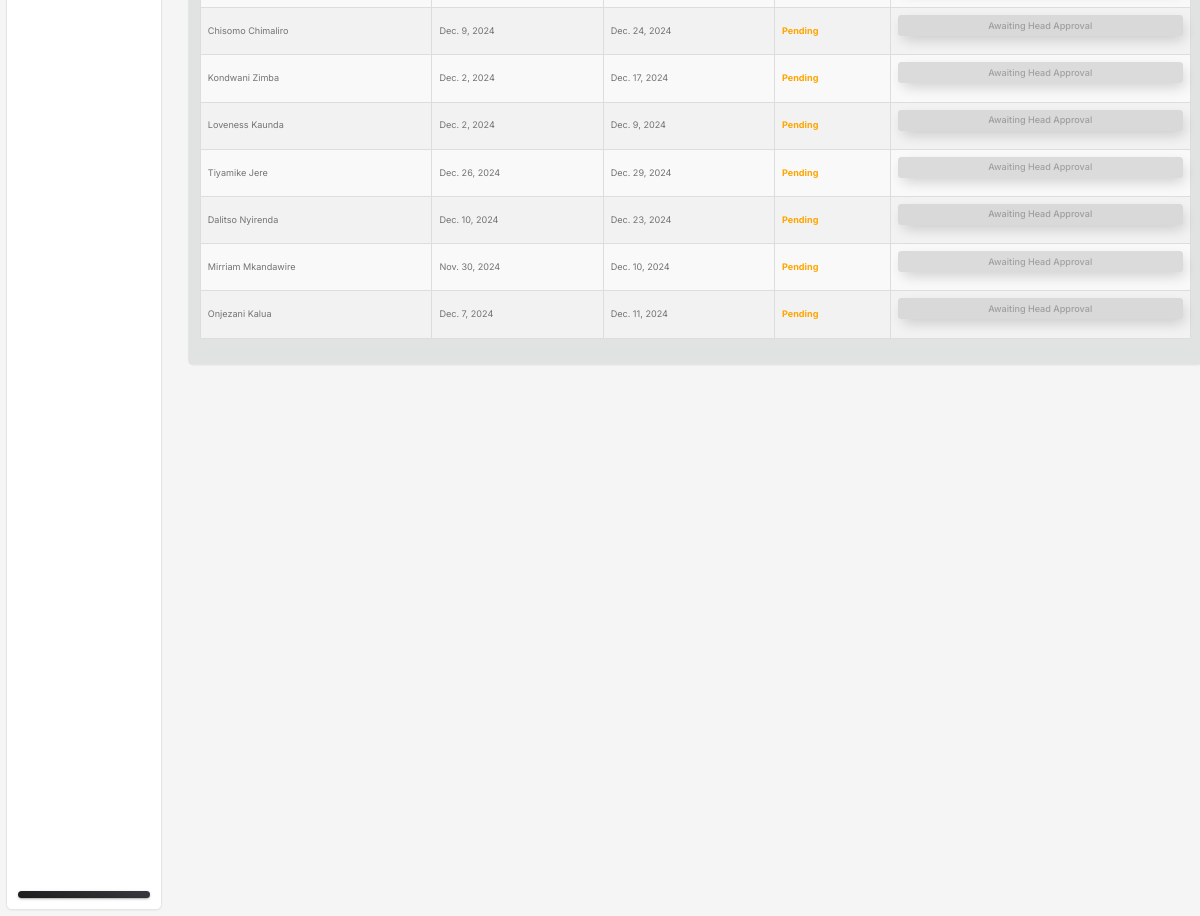
Page /home/ (lower part) on the earlier database version.
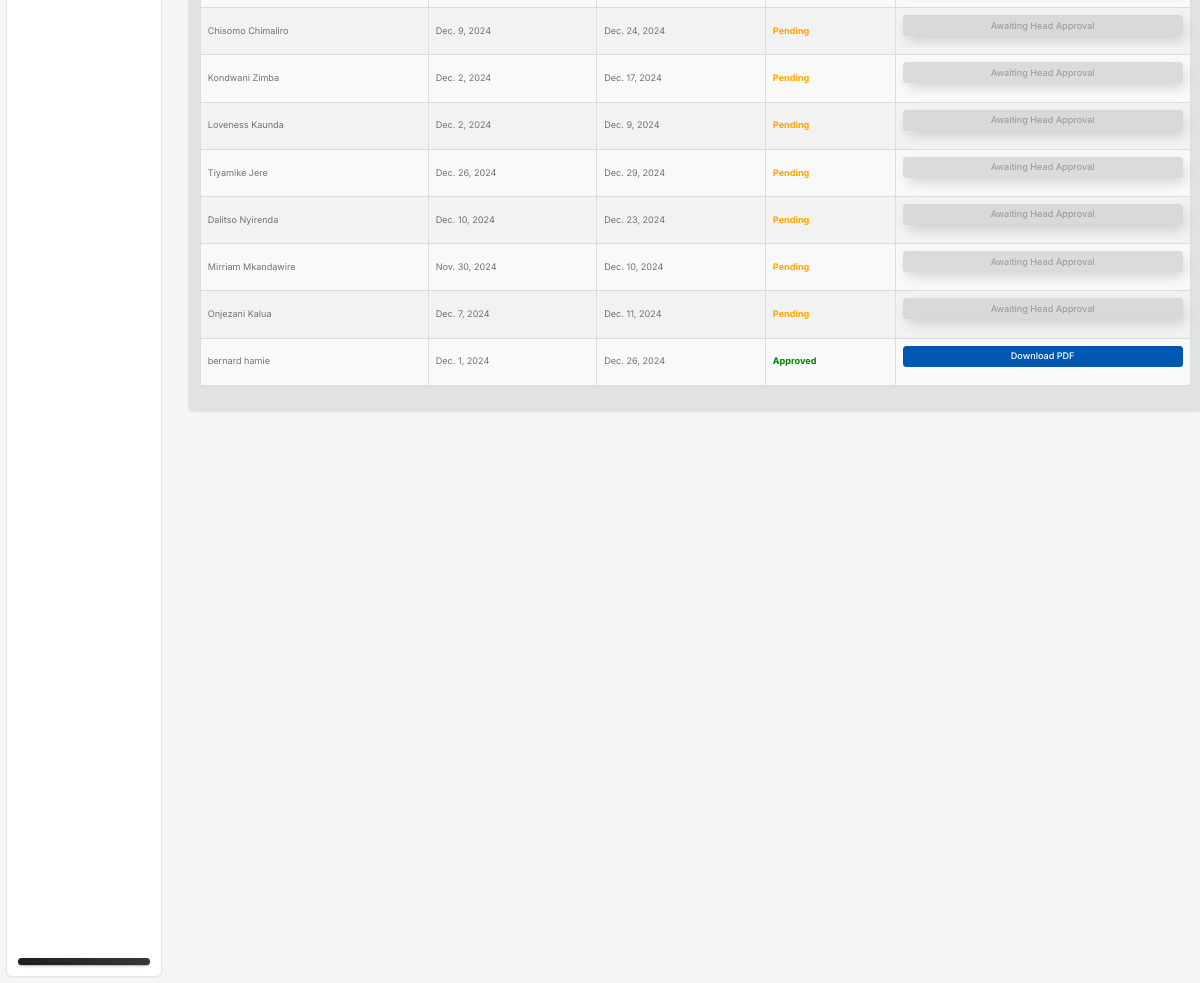
Same page on the later database version.
### core/models.py (models this page shows, shortened)
class Employee(models.Model):
    GRADE_CHOICES = [
        ('A', 'A'),
        ('B', 'B'),
        ('C', 'C'),
        ('D', 'D'),
        ('E (P3)', 'E (P3)'),
        ('E (P4)', 'E (P4)'),
        ('F', 'F'),
        ('G', 'G'),
        ('H', 'H'),
        ('I', 'I'),
        ('J', 'J'),
        ('K', 'K'),
        ('L', 'L'),
        ('M', 'M'),
        ('N', 'N'),
        ('O', 'O'),
    ]
    user = models.OneToOneField(User, on_delete=models.CASCADE)
    name = models.CharField(max_length=255)
    grade = models.CharField(max_length=10, choices=GRADE_CHOICES)
    post = models.ForeignKey(Role, on_delete=models.SET_NULL, null=True, blank=True)  # Allow for employees without roles
    employment_no = models.CharField(max_length=100, unique=True)
    contact_address = models.TextField()
    bank_name = models.CharField(max_length=255)
    bank_account_no = models.CharField(max_length=100)
    annual_leave_entitlement = models.IntegerField()
    leave_days_taken = models.IntegerField(default=0)

class LeaveRequest(models.Model):
    STATUS_CHOICES = [
        ('Pending', 'Pending'),
        ('HR Approved', 'HR Approved'),
        ('Supervisor Approved', 'Supervisor Approved'),
        ('Head Approved', 'Head Approved'),
        ('Rejected', 'Rejected'),
    ]
    employee = models.ForeignKey(Employee, on_delete=models.CASCADE)
    start_date = models.DateField()
    end_date = models.DateField()
    number_of_days = models.IntegerField()
    contact_address_during_leave = models.TextField(blank=True, null=True)
    leave_grant_requested = models.CharField(max_length=255, blank=True)
    status = models.CharField(max_length=20, choices=STATUS_CHOICES, default='Pending')
    submission_date = models.DateTimeField(auto_now_add=True)

### core/views.py (the view)
# urls.py: 2. Add a URL to urlpatterns:  path('', views.home, name='home')
def home(request):
    leave_requests = LeaveRequest.objects.all()
    leave_requests_data = []
    for leave in leave_requests:
        head_approved = leave.leaveapproval_set.filter(
            approver_role__role_name='Head of Department',  # Match database role name
            approval_status='Approved'  # Use the correct field name
        ).exists()
        leave_requests_data.append({
            'id': leave.id,
            'employee_name': leave.employee.name,
            'start_date': leave.start_date,
            'end_date': leave.end_date,
            'status': "Approved by Head" if head_approved else "Pending",
            'download_enabled': head_approved,  # Enable only if Head approved
        })
    return render(request, 'home.html', {'leave_requests': leave_requests_data})

### core/templates/home.html (shortened to what this page needs)
{% load static %}
{% include 'head.html' %}
<body class="g-sidenav-show  bg-gray-100" style="zoom: 60%;">
  {% include 'side.html' %}
  <main class="main-content position-relative max-height-vh-100 h-100 border-radius-lg ">
    <div class="container-fluid py-2">
      <div class="row">
        <div class="ms-3">
    <div class="card my-4 mt-5">
      <div class="card-body" style="background-color: #e1e2e2;">
          </head>
                  <table id="leaveTable">
                      <tbody>
                          {% for request in leave_requests %}
                          <tr>
                              <td>{{ request.employee_name }}</td>
                              <td>{{ request.start_date }}</td>
                              <td>{{ request.end_date }}</td>
                              <td>
                                  {% if request.status == 'Approved' %}
                                  <span class="status-approved">Approved</span>
                                  {% elif request.status == 'Pending' %}
                                  <span class="status-pending">Pending</span>
                                  {% else %}
                                  <span class="status-rejected">Approved</span>
                                  {% endif %}
                              </td>
                              <td>
                                  {% if request.download_enabled %}
                                  <a href="{% url 'generate_leave_form_view' request.id %}" class="btn w-100">Download PDF</a>
                                  {% else %}
                                  <button class="btn disabled w-100">Awaiting Head Approval</button>
                                  {% endif %}
                              </td>
                          </tr>
                          {% empty %}
                          <tr>
                              <td colspan="5">No leave requests found.</td>
                          </tr>
                          {% endfor %}
                      </tbody>
                  </table>
              </div>
          </body>
          </html>
</body>
</html>
</body>

### core/templates/head.html (shortened to what this page needs)
{% load static %}
<!DOCTYPE html>
<html lang="en">
<head>
  <link href="{% static 'assets/css/nucleo-icons.css' %}" rel="stylesheet" />
  <link href="{% static 'assets/css/nucleo-svg.css' %}" rel="stylesheet" />
  <link id="pagestyle" href="{% static 'assets/css/material-dashboard.css' %}" rel="stylesheet" />
  <link href="https://cdnjs.cloudflare.com/ajax/libs/font-awesome/6.5.0/css/all.min.css" rel="stylesheet">
</head>

### core/templates/side.html (shortened to what this page needs)
{% load static %}
<aside class="sidenav navbar navbar-vertical navbar-expand-xs border-radius-lg fixed-start ms-2  bg-white my-2" id="sidenav-main">
   <div class="sidenav-footer position-absolute w-100 bottom-0 ">
     <div class="mx-3">
       <a class="btn bg-gradient-dark w-100" href=" type="button">{{user.email}}</a>
     </div>
   </div>
 </aside>

### core/templates/side.html (style rules this page uses)
button { padding: 15px 25px; border: unset; border-radius: 15px; color: #212121; z-index: 1; background: #e8e8e8; position: relative; font-weight: 1000; font-size: 17px; -webkit-box-shadow: 4px 8px 19px -3px rgba(0,0,0,0.27); box-shadow: 4px 8px 19px -3px rgba(0,0,0,0.27); transition: all 250ms; overflow: hidden; }
button::before { content: ""; position: absolute; top: 0; left: 0; height: 100%; width: 0; border-radius: 15px; background-color: #212121; z-index: -1; -webkit-box-shadow: 4px 8px 19px -3px rgba(0,0,0,0.27); box-shadow: 4px 8px 19px -3px rgba(0,0,0,0.27); transition: all 250ms }

### core/templates/home.html (style rules this page uses)
body { font-family: 'Poppins', sans-serif; background-color: #f8f9fa; font-size: small; }
table { width: 100%; border-collapse: collapse; margin: 20px 0; background-color: white; }
tr:nth-child(even) { background-color: #f2f2f2; }
.status-pending { color: orange; font-weight: bold; font-size: small; }
.status-rejected { color: green; font-weight: bold; font-size: small; }
.btn { padding: 5px 10px; background-color: #0056b3; color: white; font-size: small; border: none; border-radius: 5px; cursor: pointer; }
.btn.disabled { background-color: #ccc; cursor: not-allowed; }
tr:nth-child(odd) { background-color: #f9f9f9; }

Differences in the rows shown:
now on this page (row unchanged): Employee: employee_name "bernard hamie"
added LeaveRequest: start_date "Dec. 1, 2024", end_date "Dec. 26, 2024"
Other differences:
new list line: "Approved Download PDF"
